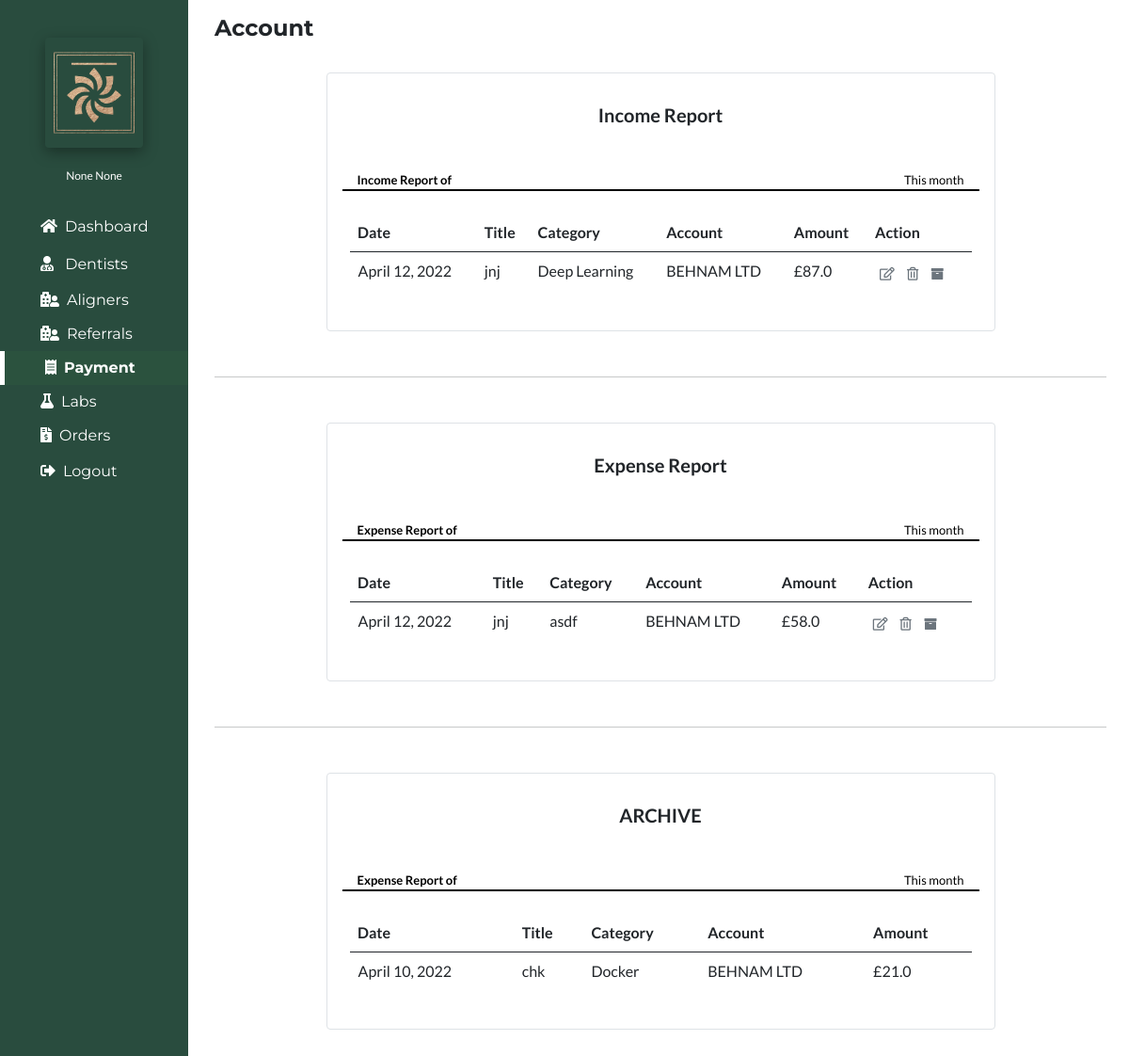
/account (signed in), run on the app's committed database.
### account/models.py (models this page shows, shortened)
class Account(AbstractBaseUser):
	email 					= models.EmailField(verbose_name="email", max_length=60, unique=True)
	username 				= models.CharField(max_length=30, unique=True)
	date_joined				= models.DateTimeField(verbose_name='date joined', auto_now_add=True)
	last_login				= models.DateTimeField(verbose_name='last login', auto_now=True)
	first_name				= models.CharField(max_length=50, null=True)
	last_name				= models.CharField(max_length=50, null=True)
	is_admin				= models.BooleanField(default=False)
	is_active				= models.BooleanField(default=True)
	is_staff				= models.BooleanField(default=False)
	is_superuser			= models.BooleanField(default=False)
	is_reception			= models.BooleanField(default=False)
	is_nurse				= models.BooleanField(default=False)
	is_dentist				= models.BooleanField(default=False)
	hide_email				= models.BooleanField(default=True)
	USERNAME_FIELD = 'username'
	REQUIRED_FIELDS = ['email']
	objects = MyAccountManager()

### portfolioApp/models.py (models this page shows, shortened)
class Income(models.Model):
    Date=models.DateField()
    Title=models.CharField(max_length=50)
    Category=models.CharField(max_length=50)
    Account=models.CharField(max_length=50)
    Amount=models.FloatField()
    Status=models.CharField(max_length=20,null=True)
    Note=models.TextField()
    Repeat=models.CharField(max_length=20,null=True)
    RepeatStatus=models.CharField(max_length=20,null=True,default="On")

class Expense(models.Model):
    Date=models.DateField()
    Title=models.CharField(max_length=50)
    Category=models.CharField(max_length=50)
    Account=models.CharField(max_length=50)
    Amount=models.FloatField()
    Status=models.CharField(max_length=20,null=True)
    Note=models.TextField()
    Repeat=models.CharField(max_length=20,null=True)

### portfolioApp/views.py (the view)
# urls.py: path('account', views.account, name='account'),
def account(request):
    if request.user.is_admin:
        incomereport=Income.objects.distinct().filter(
            Q(Date__month=datetime.now().month) &
            Q(Date__year=datetime.now().year) &
            Q(Status="Pending")
            ).order_by('-Date')
        expensereport=Expense.objects.distinct().filter(
            Q(Date__month=datetime.now().month) &
            Q(Date__year=datetime.now().year) &
            Q(Status="Pending")
            ).order_by('-Date')
        incomereportArchived=Income.objects.distinct().filter(
            Q(Date__month=datetime.now().month) &
            Q(Date__year=datetime.now().year) &
            ~Q(Status="Pending")
            ).order_by('-Date')
        expensereportArchived=Expense.objects.distinct().filter(
            Q(Date__month=datetime.now().month) &
            Q(Date__year=datetime.now().year) &
            ~Q(Status="Pending")
            ).order_by('-Date')
        context={
            'payment':'active',
            'incomereport':incomereport,
            'expensereport':expensereport,
            'incomereportArchived':incomereportArchived,
            'expensereportArchived':expensereportArchived
        }
        return render(request,'account.html',context)
    else:
        return redirect('dashboard')

### portfolioApp/templates/account.html (shortened to what this page needs)
{% extends 'base.html' %}
{% load static %}
{% block body %}
<section class="px-4">
<h4 class="py-3"><b>Account</b></h4>
<div class="pb-5">
<div class="report col-sm-9 my-3 table-responsive border rounded p-3"style="margin:auto;font-size:16px;"id="printableArea1">
<div class="title text-center my-3">
<h6><b>Income Report</b></h6>
</div>
<div class="date d-flex justify-content-between mx-3 mt-5">
<span><b style="font-size:13px;color:black;">Income Report of</b></span>
<span style="font-size:13px;color:black;">This month</span>
</div>
<div class="line"style="border:1px solid black;"></div>
<div class="mx-2 my-4">
<table class="table" style="">
<thead class=" text-dark">
<tr>
<th scope="col">Date</th>
<th scope="col">Title</th>
<th scope="col">Category</th>
<th scope="col">Account</th>
<th scope="col">Amount</th>
<th scope="col">Action</th>
</tr>
</thead>
<tbody>
{% for incomereport in incomereport %}
<tr style="border:1px solid white;">
<td>{{incomereport.Date}}</td>
<td>{{incomereport.Title}}</td>
<td>{{incomereport.Category}}</td>
<td>{{incomereport.Account}}</td>
<td>£{{incomereport.Amount}}</td>
	<td>
	<a href="/editincome/{{incomereport.id}}" class="btn btn-sm text-secondary mx-1 p-0"style="background:none"><i class="far fa-edit"></i></a>
	<a href="/deleteincome/{{incomereport.id}}" class="btn btn-sm text-secondary mx-1 p-0"style="background:none"><i class="far fa-trash-alt"></i></a>
	<a href="/saveincome/{{incomereport.id}}" class="btn btn-sm text-secondary mx-1 p-0"style="background:none"><i class="fa fa-archive"></i></a>
	</td>
{% endfor %}
</tbody>
</table>
</div>
</div>
<hr class="my-5">
<div class="report col-sm-9 my-3 table-responsive border rounded p-3"style="margin:auto;font-size:16px;"id="printableArea2">
<div class="title text-center my-3">
<h6><b>Expense Report</b></h6>
</div>
<div class="date d-flex justify-content-between mx-3 mt-5">
<span><b style="font-size:13px;color:black;">Expense Report of</b></span>
<span style="font-size:13px;color:black;">This month</span>
</div>
<div class="line"style="border:1px solid black;"></div>
<div class="mx-2 my-4">
<table class="table" style="">
<thead class=" text-dark">
<tr>
<th scope="col">Date</th>
<th scope="col">Title</th>
<th scope="col">Category</th>
<th scope="col">Account</th>
<th scope="col">Amount</th>
<th scope="col">Action</th>
</tr>
</thead>
<tbody>
{% for expensereport in expensereport %}
<tr style="border:1px solid white;">
<td>{{expensereport.Date}}</td>
<td>{{expensereport.Title}}</td>
<td>{{expensereport.Category}}</td>
<td>{{expensereport.Account}}</td>
<td>£{{expensereport.Amount}}</td>
<td>
<a href="/editexpense/{{expensereport.id}}" class="btn btn-sm text-secondary mx-1 p-0"style="background:none"><i class="far fa-edit"></i></a>
<a href="/deleteexpense/{{expensereport.id}}" class="btn btn-sm text-secondary mx-1 p-0"style="background:none"><i class="far fa-trash-alt"></i></a>
<a href="/saveexpense/{{expensereport.id}}" class="btn btn-sm text-secondary mx-1 p-0"style="background:none"><i class="fa fa-archive"></i></a>
</td>
</tr>
{% endfor %}
</tbody>
</table>
</div>
</div>
<hr class="my-5">
<div class="report col-sm-9 my-3 table-responsive border rounded p-3"style="margin:auto;font-size:16px;"id="printableArea2">
<div class="title text-center my-3">
<h6><b>ARCHIVE</b></h6>
</div>
<div class="date d-flex justify-content-between mx-3 mt-5">
<span><b style="font-size:13px;color:black;">Expense Report of</b></span>
<span style="font-size:13px;color:black;">This month</span>
</div>
<div class="line"style="border:1px solid black;"></div>
<div class="mx-2 my-4">
<table class="table" style="">
<thead class=" text-dark">
<tr>
<th scope="col">Date</th>
<th scope="col">Title</th>
<th scope="col">Category</th>
<th scope="col">Account</th>
<th scope="col">Amount</th>
</tr>
</thead>
<tbody>
{% for expensereport in incomereportArchived %}
<tr style="border:1px solid white;">
<td>{{expensereport.Date}}</td>
<td>{{expensereport.Title}}</td>
<td>{{expensereport.Category}}</td>
<td>{{expensereport.Account}}</td>
<td>£{{expensereport.Amount}}</td>
</tr>
{% endfor %}
</tbody>
</table>
</div>
</div>
</div>
</section>
{% endblock body %}

### portfolioApp/templates/sidebar.html (shortened to what this page needs)
{% load static %}
<!DOCTYPE html>
<html lang="en">
 <head>
    <link rel="stylesheet" href="{% static 'css/all.min.css' %}" >
    <link href="{% static 'css/bootstrap.min.css' %} " rel="stylesheet">
    <link rel="stylesheet" href="{% static 'css/fontawesome.css' %}" >
    <link rel="stylesheet" href="https://cdnjs.cloudflare.com/ajax/libs/font-awesome/4.7.0/css/font-awesome.min.css">
    <link rel="stylesheet" href="{% static 'css/animated.css' %}" >
    <link rel="stylesheet" href="{% static 'css/owl.css' %}" >
    <link href="https://unpkg.com/aos@2.3.1/dist/aos.css" rel="stylesheet">
</head>
<body>
{% if user.is_superuser %}
<div class="col-sm-2 py-4"style="background:#294C3E;position:fixed;left:0;min-height:1600px;">
{% else %}
<div class="col-sm-2 py-4"style="background:rgb(40 40 41);position:fixed;left:0;min-height:1600px;">
{% endif %}
{% if user.is_superuser %}
<div class="logo text-center rounded p-2 mx-5 mt-3"style="box-shadow: rgba(0, 0, 0, 0.35) 0px 5px 15px;">
<img class="img-fluid"src="{% static 'images/Logo4.png' %} " style="object-fit:cover;width:100px;height:101px;" alt="Logo">
</div>
{% endif %}
<div class="username text-center mt-3"><span style="font-size:12px;color:white;">{{user.first_name}} {{user.last_name}}</span></div>
<nav class="nav flex-column py-4"style="font-family: 'Montserrat', sans-serif;">
<a href="{% url 'dashboard' %}" class="nav-link {{dashboard}}"style="padding-left:35px;color:white;"><i class="fas fa-home mx-2"></i>Dashboard</a>
{% if user.is_superuser %}
<a href="{% url 'dentists' %}" class="nav-link {{dentists}}"style="padding-left:35px;color:white;"><i class="fas fa-user-md mx-2"></i> Dentists</a>
{% endif %}
<a  class="dropdown-btn nav-link {{patients}}"style="padding-left:35px;color:white;"><i class="fas fa-hospital-user mx-2"></i>Aligners</a>
<a  class="dropdown-btn nav-link {{referral}}"style="padding-left:35px;color:white;"><i class="fas fa-hospital-user mx-2"></i>Referrals</a>
{% if user.is_superuser or user.is_staff %}
<a  class="dropdown-btn nav-link {{payment}}"style="padding-left:35px;color:white;"><i class="fas  fa-receipt mx-2"></i>Payment</a>
{% endif %}
{% if user.is_superuser or user.is_staff %}
<a  class="dropdown-btn nav-link {{labs}}"style="padding-left:35px;color:white;"><i class="fas fa-flask mx-2"></i>Labs</a>
{% endif %}
{% if user.is_superuser or user.is_staff %}
<a  class="dropdown-btn nav-link {{orders}}"style="padding-left:35px;color:white;"><i class="fas fa-file-invoice-dollar mx-2"></i>Orders</a>
{% endif %}
<a href="{% url 'logout' %}" class="nav-link {{logout}}"style="padding-left:35px;color:white;"><i class="fas fa-sign-out-alt mx-2"></i>Logout</a>
</nav>
</div>
</body>
</html>

### portfolioApp/templates/base.html (style rules this page uses)
body { margin:0px; padding:0px; font-family: 'Lato', sans-serif; overflow-x: hidden; background:white; }
span,p { font-size:11px; color:black; }
h4 { font-family: 'Montserrat', sans-serif; }
::placeholder { color:#797979 !important; }
.btn { border-radius:5px; padding:5px 10px 5px 10px; background:#1B3229; }
a { text-decoration:none; color:#616161; }
a.nav-link.active { color: #96d3aa; border-left: 5px solid white; font-weight: bold; background: rgba(84, 248, 69, 0.035); }

### portfolioApp/templates/sidebar.html (style rules this page uses)
body { margin:0px; padding:0px; font-family: 'Lato', sans-serif; overflow-x: hidden; background:white; }
span { font-size:11px; color:black; }
h4 { font-family: 'Montserrat', sans-serif; font-size:24px; }
h6 { font-size:20px; }
::placeholder { color:#797979 !important; }
.btn { border-radius:5px; padding:5px 10px 5px 10px; background:#1B3229; }
a { text-decoration:none; color:#616161; font-size:16px; }
a.nav-link.active { color: #96d3aa; border-left: 5px solid white; font-weight: bold; background: rgba(84, 248, 69, 0.035); }
.dropdown-btn { padding: 6px 8px 6px 16px; text-decoration: none; color: white; display: block; border: none; background: none; width: 100%; cursor: pointer; outline: none; }

### data on the page
Account: first_name "None", last_name "None"
Income: Date "April 12, 2022", Title "jnj", Category "Deep Learning", Account "BEHNAM LTD", Amount "87.0"
Expense: Date "April 12, 2022", Title "jnj", Category "asdf", Account "BEHNAM LTD", Amount "58.0"
Income: Date "April 10, 2022", Title "chk", Category "Docker", Account "BEHNAM LTD", Amount "21.0"
